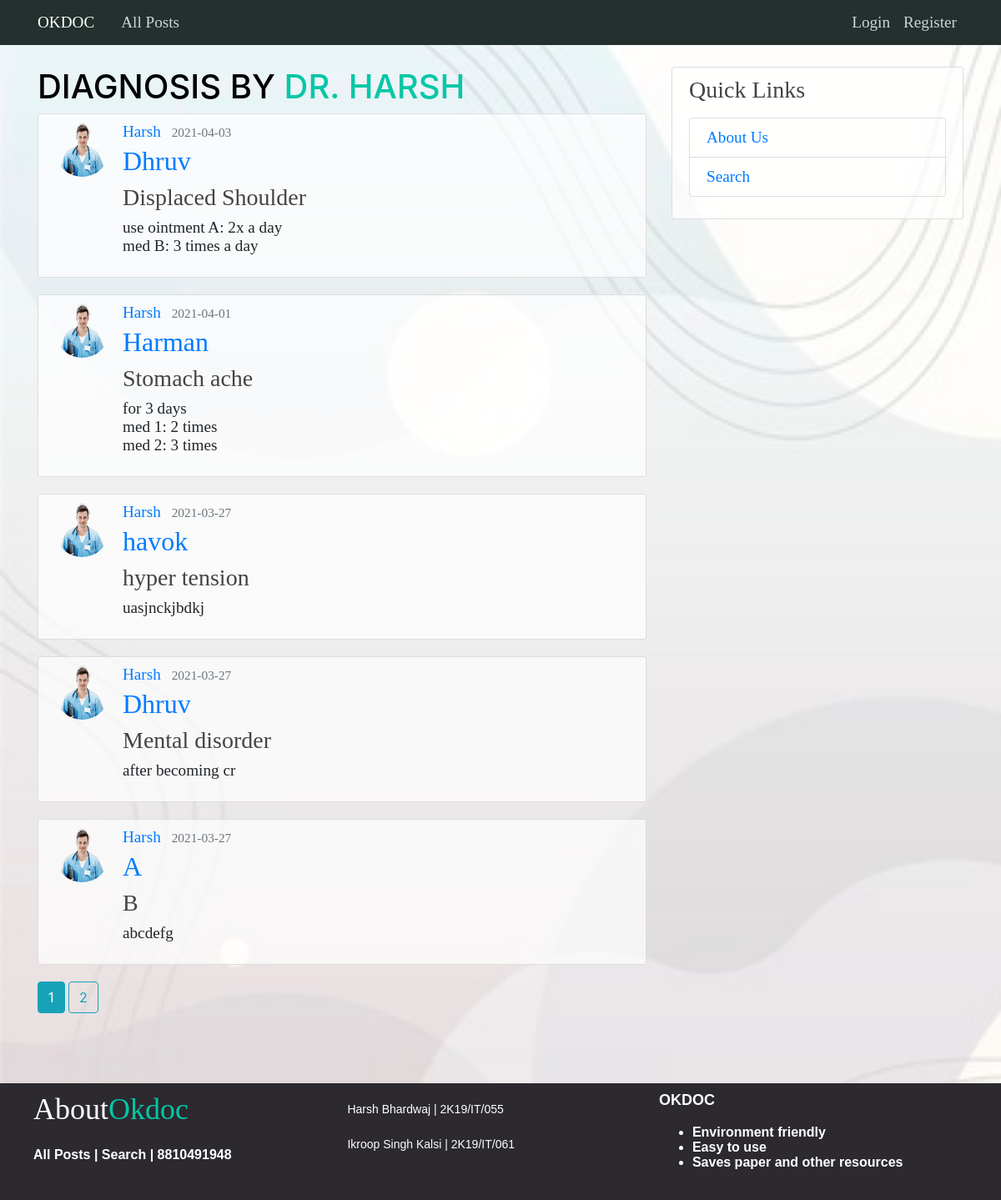
The app's page /home/Harsh , older data.
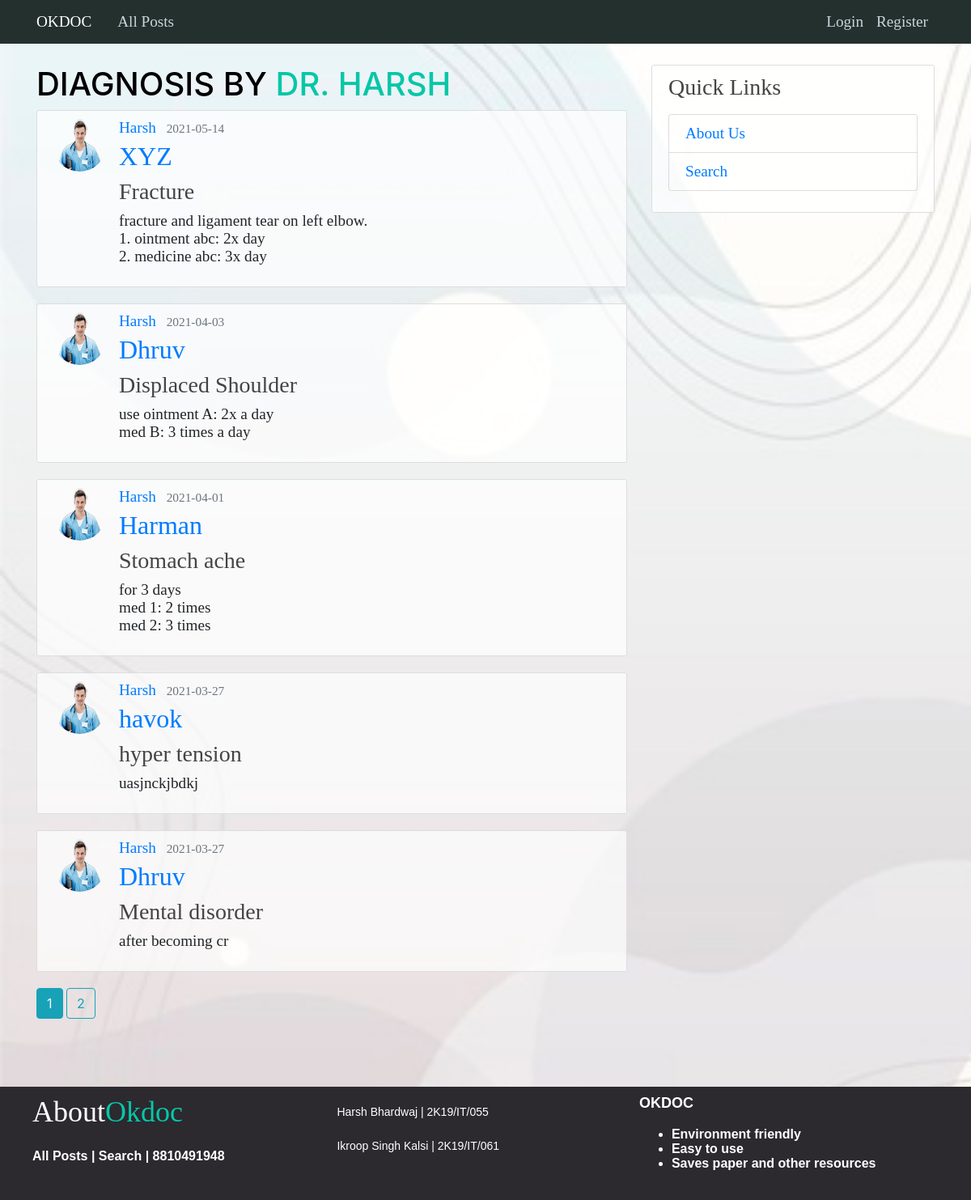
The same page, newer data.
### flask1/models.py (models this page shows, shortened)
class Post(db.Model):
    id = db.Column(db.Integer, primary_key=True)
    patient = db.Column(db.String(100), nullable=False)
    diagnosis = db.Column(db.String(100), nullable=False)
    date_posted = db.Column(db.DateTime, nullable=False, default=datetime.utcnow)
    content = db.Column(db.Text, nullable=False)
    user_id = db.Column(db.Integer, db.ForeignKey('user.id'), nullable=False)

class User(db.Model, UserMixin):
    id = db.Column(db.Integer, primary_key=True)
    username = db.Column(db.String(20), unique=True, nullable=False)
    email = db.Column(db.String(120), unique=True, nullable=False)
    image_file = db.Column(db.String(20), nullable=False, default='default.jpg')
    password = db.Column(db.String(60), nullable=False)
    posts = db.relationship('Post', backref='doctor', lazy=True)

### flask1/routes.py (the view)
@app.route("/home/<string:username>")
def user_posts(username):
    page = request.args.get('page', 1, type=int)
    user = User.query.filter_by(username=username).first_or_404()
    posts = Post.query.filter_by(doctor=user)\
            .order_by(Post.date_posted.desc())\
            .paginate(page=page, per_page=5)
    return render_template('user_post.html', posts=posts, user=user)

### flask1/templates/user_post.html
{% extends "layout.html" %}
{% block content %}
    <h1>Diagnosis by <span>Dr. {{ user.username }}</span></h1>
    {% for post in posts.items %}
        <article class="media content-section">
          <img class="rounded-circle article-img" src="{{ url_for('static', filename='profile_pics/'+ post.doctor.image_file) }}">
          <div class="media-body">
            <div class="article-metadata">
              <a class="mr-2" href="{{url_for('user_posts', username=post.doctor.username)}}">{{ post.doctor.username }}</a>
              <small class="text-muted">{{ post.date_posted.strftime('%Y-%m-%d') }}</small>
            </div>
            <h2><a class="article-title" href="{{url_for('post', post_id=post.id)}}">{{ post.patient }}</a></h2>
            <h3 class="article-title">{{ post.diagnosis }}</h3>
            <p class="article-content">{{ post.content }}</p>
          </div>
        </article>
    {% endfor %}
    {% for page_num in posts.iter_pages(left_edge=1, right_edge=1, left_current=1, right_current=2) %}
      {% if page_num %}
          {% if posts.page == page_num %}
              <a class="btn btn-info mb-4" href="{{url_for('user_posts', username=user.username, page=page_num)}}">{{ page_num }}</a>
          {% else %}
              <a class="btn btn-outline-info mb-4" href="{{url_for('user_posts', username=user.username, page=page_num)}}">{{ page_num }}</a>
        {% endif %}
      {% else %}
        ...
      {% endif %}
    {% endfor %}
{% endblock content %}

Row changes from the older to the newer data that the page shows:
no longer on this page (row unchanged): Post: image_file (picture), doctor.username "Harsh", date_posted "2021-03-27", patient "A", diagnosis "B", content "abcdefg"
added Post: image_file (picture), doctor.username "Harsh", date_posted "2021-05-14", patient "XYZ", diagnosis "Fracture", content "fracture and ligament tear on left elbow. 1. ointment abc: 2x day 2. medicine abc: 3x day"
